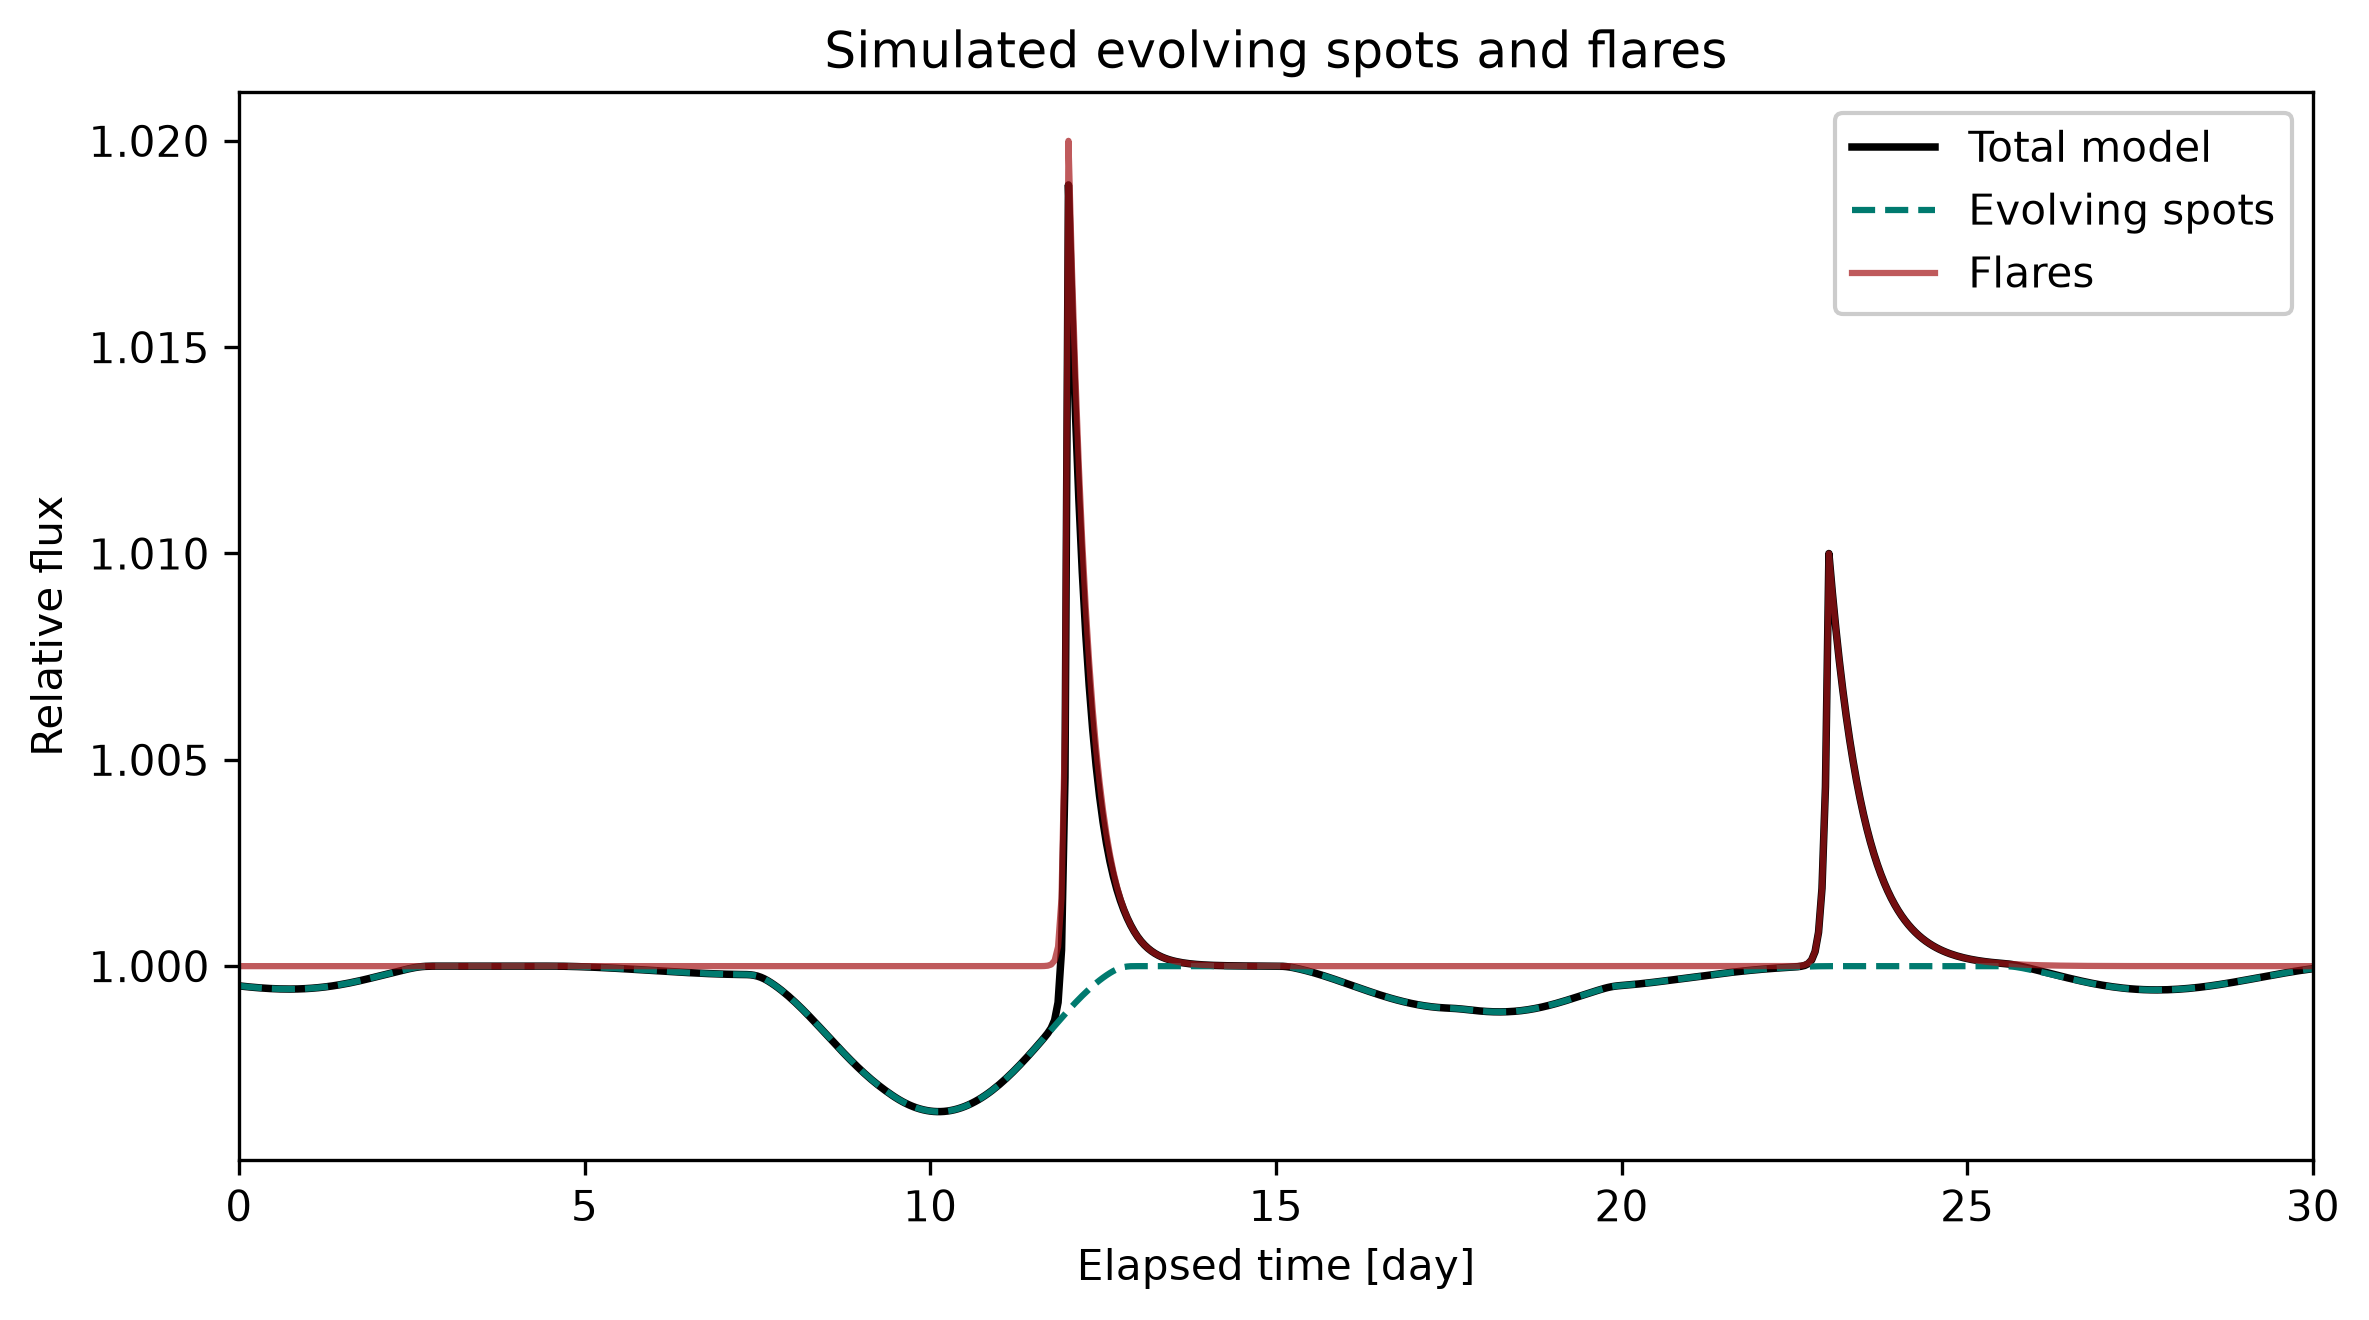

Generate this figure with Python:
#!/usr/bin/env python3
"""Predict a light curve from explicitly specified evolving spots and flares."""

from pathlib import Path

import matplotlib.pyplot as plt
import numpy as np

from ephesos import evaluate_spot_flare_model
from tdpy.cli import parse_plot_arguments
from tdpy.verbosity import print


def run_example(output_path):
    time_days = np.linspace(0.0, 30.0, 601)  # [day]
    components = evaluate_spot_flare_model(
        time_days, rotation_period_days=10.0, inclination_degrees=75.0,
        relative_shear=0.2, spot_latitudes_degrees=[15.0, -30.0],
        spot_longitudes_degrees=[0.0, 120.0], spot_radius_ratios=[0.1, 0.07],
        spot_peak_times_days=[10.0, 20.0], spot_widths_days=[5.0, 7.0],
        flare_peak_times_days=[12.0, 23.0], flare_amplitudes=[0.02, 0.01],
        flare_rise_times_days=[0.04, 0.06], flare_decay_times_days=[0.3, 0.5],
        return_components=True,
    )
    figure, axis = plt.subplots(figsize=(8.0, 4.5), facecolor="white")
    axis.plot(time_days, components["flux"], color="black", linewidth=1.8, label="Total model")
    axis.plot(time_days, 1.0 + np.sum(components["evolved_spot_flux"] - 1.0, axis=0),
              color="#007A6F", linestyle="--", label="Evolving spots")
    axis.plot(time_days, 1.0 + components["flare_flux"], color="#A51417", alpha=0.7, label="Flares")
    axis.set(xlabel="Elapsed time [day]", ylabel="Relative flux",
             title="Simulated evolving spots and flares", xlim=(0.0, 30.0))
    axis.grid(False)
    axis.legend(frameon=True, fancybox=True, framealpha=1.0)
    figure.tight_layout()
    output_path = Path(output_path)
    output_path.parent.mkdir(parents=True, exist_ok=True)
    print(f"Writing to {output_path}...")
    figure.savefig(output_path, dpi=300, bbox_inches="tight")
    plt.close(figure)
    return {"time_days": time_days, **components}


def main():
    arguments = parse_plot_arguments(description=__doc__)
    run_example(Path(__file__).with_name(f"spot_flare.{arguments.typefileplot}"))


if __name__ == "__main__":
    main()
